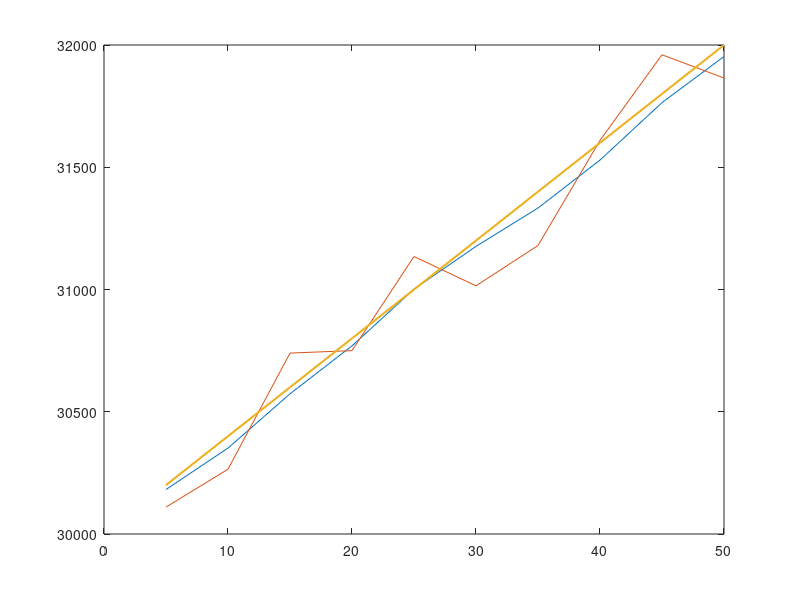
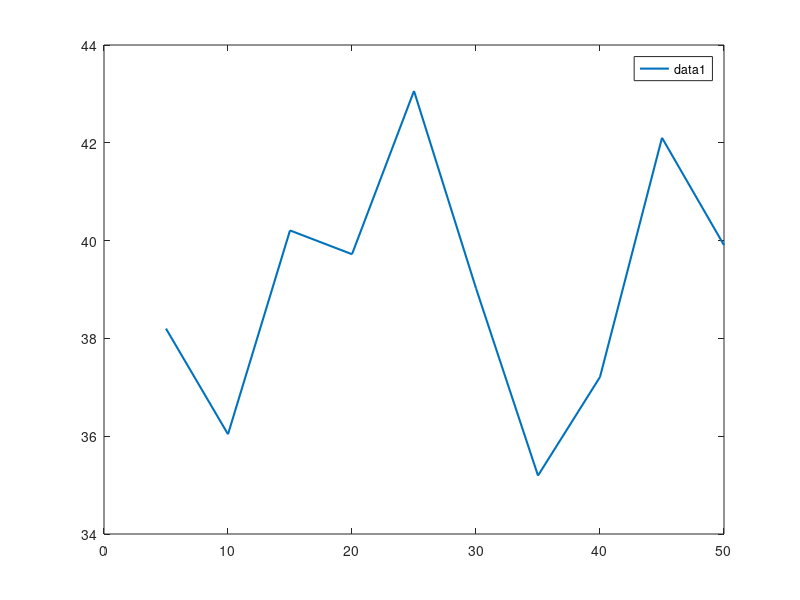

The MATLAB source for these figures, in order:
clear;
clc;

alpha=0.2;
beta=0.1;
t_samp=5; %track-to-track interval

%initialise values
x_init=30000;
v_init=40;

z=load('ab.txt'); %measurements
n=size(z,2);
t=linspace(t_samp,t_samp*n,n); %time values

x=zeros(1,n); %range estimates of aircraft
v=zeros(1,n); %velocity estimates of aircraft

x_est=zeros(1,n); %range estimates of aircraft
v_est=zeros(1,n); %velocity estimates of aircraft

%Estimate initial values
x_temp=x_init+v_init*t_samp;
v_temp=v_init;
for i = 1:n
    %Save temporary predicted estimates
    x_est(i)=x_temp;
    v_est(i)=v_temp;


    %State Extrapolation Equations:
        %x(i)=x_temp;
        %v(i)=v_temp;
    
    %Present estimate after measurement
    x(i)=x_temp+alpha*(z(i)-x_temp);  
    v(i)=v_temp+beta*(z(i)-x_temp)/t_samp;
    
    x_temp=x(i)+v(i)*t_samp;
    v_temp=v(i);
    
end

format shortG;
%format LONG E ;
[t./5;z;x;v;x_est;v_est] %#ok<NOPTS> 
figure
plot(t,x,t,z,t,x_init+v_init*t, 'linewidth',1.5);
figure
plot(t,v,'linewidth',1.5);
legend;
